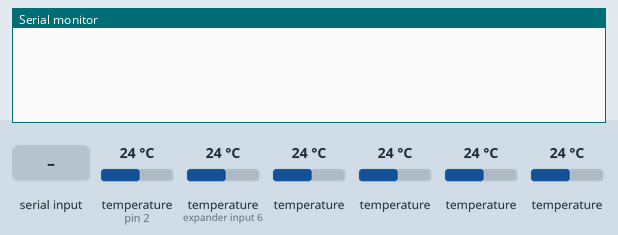
A sketch run on a simulated Arduino Uno, built with avr-gcc and run on an emulated ATmega328P. On the bench: the last lines printed to the serial monitor. The inputs (shaded band) are chosen by the test bench; at power-on: temperature (sensors on pin 2, expander input 6) 24 °C, temperature 24 °C.

Above: at 2.8 s.
2.9 s: "ya" received over the second serial link
At 4.8 s:
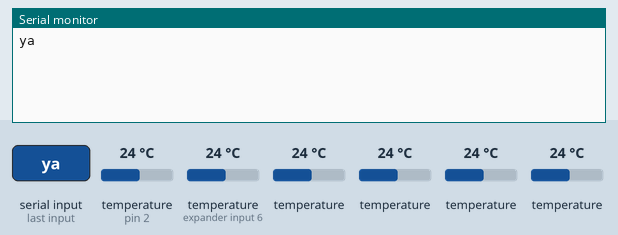
5.3 s: "1" received over the second serial link
At 6.4 s:
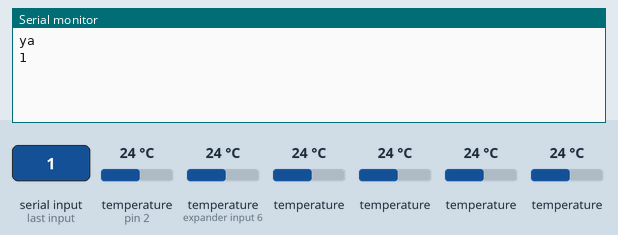

Measured:
- after the input at 2.9 s, the serial monitor: prints a new line after 0.98 s (image 1)
- after the input at 5.3 s, the serial monitor: prints a new line after 0.58 s (image 2)

The sketch:

uno_code.ino
```cpp
#include <SoftwareSerial.h>
#include <OneWire.h>
#include <DallasTemperature.h>

SoftwareSerial mySerial(10, 11); //rx, tx

// Data wire is plugged into port 2 on the Arduino
#define ONE_WIRE_BUS 2

// Setup a oneWire instance to communicate with any OneWire devices
OneWire oneWire(ONE_WIRE_BUS);

// Pass our oneWire reference to Dallas Temperature.
DallasTemperature sensors(&oneWire);


// Addresses of 3 DS18B20s
uint8_t sensor1[8] = { 0x28, 0x00, 0x84, 0x4C, 0x3B, 0x47, 0x04, 0xB3 };
uint8_t sensor2[8] = { 0x28, 0x00, 0x52, 0x36, 0x3B, 0x47, 0x06, 0x7E };
uint8_t sensor3[8] = { 0x28, 0x00, 0x3D, 0x52, 0x3B, 0x47, 0x05, 0x7C };
uint8_t sensor4[8] = { 0x28, 0xA5, 0x20, 0x79, 0x97, 0x08, 0x03, 0xAC };
uint8_t sensor5[8] = { 0x28, 0xD8, 0xCB, 0x6A, 0x12, 0x19, 0x01, 0xA7 };
uint8_t sensor6[8] = { 0x28, 0xFF, 0x6F, 0xD4, 0xA4, 0x16, 0x05, 0x28 };

char Temp1[10], Temp2[10], Temp3[10], Temp4[10], Temp5[10], Temp6[10];
char data[200];

String minta; //minta data ke esp

void setup(void) {
  Serial.begin(9600);
  mySerial.begin(9600);
  sensors.begin();
}

void loop(void) {
  //baca permintaan dari esp
  while (mySerial.available() > 0) {
    char in = mySerial.read();
    minta += in;
  }

  minta.trim();
  //uji variabel minta
  if (minta == "ya") {
    sensors.requestTemperatures();

    String data1 = dtostrf(printTemperature(sensor1), 5, 2, Temp1);
    String data2 = dtostrf(printTemperature(sensor2), 5, 2, Temp2);
    String data3 = dtostrf(printTemperature(sensor3), 5, 2, Temp3);
    String data4 = dtostrf(printTemperature(sensor4), 5, 2, Temp4);
    String data5 = dtostrf(printTemperature(sensor5), 5, 2, Temp5);
    String data6 = dtostrf(printTemperature(sensor6), 5, 2, Temp6);

    mySerial.println(data1 + '#'
                     + data2 + '#'
                     + data3 + '#'
                     + data4 + '#'
                     + data5 + '#'
                     + data6);
  }

  //cek ulang isi variabel dari esp
  if (minta != "") {
    Serial.println(minta);
  }
  //delayMicroseconds(10);
  //kosongkan variabel minta
  minta = "";

  delay(1000);
}

float printTemperature(DeviceAddress deviceAddress)
{
  float tempC = sensors.getTempC(deviceAddress);
  return tempC;
}
```
